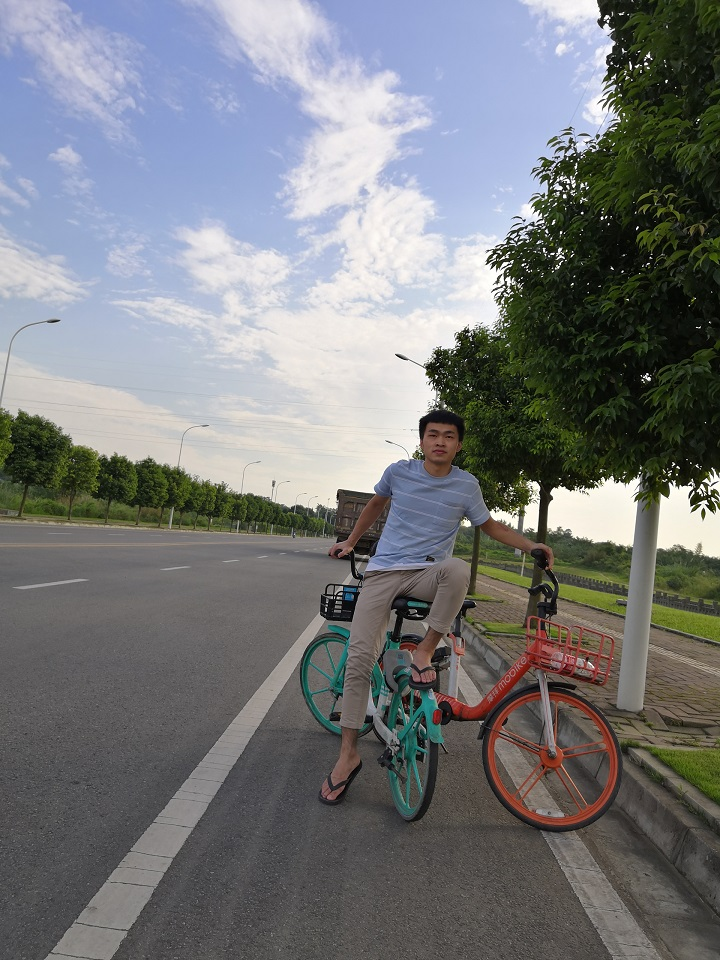
#> input picture tsm.jpg, 720 x 960 px
$ python -i SURF.py   (imports and definitions only)
#> lines starting #> are read from the running program, lines starting #| are printed output that depends on the picture; pictures that were not available may be replaced by others from this repository, and a replacement may not be noted
import cv2
import numpy as np
from matplotlib import pyplot as plt


class FeatureMatching:
    # 官方教程的目标图片是query image
    def __init__(self, query_image='data/query.jpg'):
        # 创建SURF探测器，并设置Hessian阈值，由于效果不好，我改成了SIFT方法
        # self.min_hessian = 400（surf方法使用）
        # self.surf = cv2.xfeatures2d.SURF_create(min_hessian)
        self.sift = cv2.xfeatures2d.SIFT_create()
        self.img_query = cv2.imread(query_image, 0)
        # 读取一个目标模板
        if self.img_query is None:
            print("Could not find train image " + query_image)
            raise SystemExit
        self.shape_query = self.img_query.shape[:2]  # 注意，rows，cols，对应的是y和x，后面的角点坐标的x,y要搞清楚
        #  detectAndCompute函数返回关键点和描述符
        self.key_query, self.desc_query = self.sift.detectAndCompute(self.img_query, None)
        # 设置FLANN对象
        FLANN_INDEX_KDTREE = 0
        index_params = dict(algorithm=FLANN_INDEX_KDTREE, trees=5)
        search_params = dict(checks=50)
        self.flann = cv2.FlannBasedMatcher(index_params, search_params)
        # 保存最后一次计算的单应矩阵
        self.last_hinv = np.zeros((3, 3))
        # 保存没有找到目标的帧的数量
        self.num_frames_no_success = 0
        # 最大连续没有找到目标的帧的次数
        self.max_frames_no_success = 5
        self.max_error_hinv = 50.
        # 防止第一次检测到时由于单应矩阵变化过大而退出
        self.first_frame = True

    def _extract_features(self, frame):
        # self.min_hessian = 400
        # sift = cv2.xfeatures2d.SURF_create(self.min_hessian)
        sift = cv2.xfeatures2d.SIFT_create()
        #  detectAndCompute函数返回关键点和描述符，mask为None
        key_train, desc_train = sift.detectAndCompute(frame, None)
        return key_train, desc_train

    def _match_features(self, desc_frame):
        # 函数返回一个训练集和询问集的一致性列表
        matches = self.flann.knnMatch(self.desc_query, desc_frame, k=2)
        # 丢弃坏的匹配
        good_matches = []
        # matches中每个元素是两个对象，分别是与测试的点距离最近的两个点的信息
        # 留下距离更近的那个匹配点
        for m, n in matches:
            if m.distance < 0.7 * n.distance:
                good_matches.append(m)
        return good_matches

    def _detect_corner_points(self, key_frame, good_matches):
        # 将所有好的匹配的对应点的坐标存储下来
        src_points = np.float32([self.key_query[m.queryIdx].pt for m in good_matches]).reshape(-1, 1, 2)
        dst_points = np.float32([key_frame[m.trainIdx].pt for m in good_matches]).reshape(-1, 1, 2)
        H, mask = cv2.findHomography(src_points, dst_points, cv2.RANSAC, 5.0)
        matchesMask = mask.ravel().tolist()
        # 有了H单应性矩阵，我们可以查看源点被映射到img_query中的位置
        # src_corners = np.float32([(0, 0), (self.shape_train[1], 0), (self.shape_train[1], self.shape_train[0]),
        #                           (0, self.shape_train[0])]).reshape(-1, 1, 2)
        h, w = self.img_query.shape[:2]
        src_corners = np.float32([[0, 0], [0, h - 1], [w - 1, h - 1], [w - 1, 0]]).reshape(-1, 1, 2)
        # perspectiveTransform返回点的列表
        dst_corners = cv2.perspectiveTransform(src_corners, H)
        return dst_corners, H, matchesMask

    def _center_keypoints(self, frame, key_frame, good_matches):
        dst_size = frame.shape[:2]
        # 将图片的对象大小缩小到query image的1/2（书里是train image，和官方命名相反而已）
        scale_row = 1. / self.shape_query[0] * dst_size[0] / 2.
        bias_row = dst_size[0] / 4.
        scale_col = 1. / self.shape_query[1] * dst_size[1] / 2.
        bias_col = dst_size[1] / 4.
        # 将每个点应用这样的变换
        src_points = [self.key_query[m.queryIdx].pt for m in good_matches]
        dst_points = [key_frame[m.trainIdx].pt for m in good_matches]
        dst_points = [[x * scale_row + bias_row, y * scale_col + bias_col] for x, y in dst_points]
        Hinv, _ = cv2.findHomography(np.array(src_points), np.array(dst_points), cv2.RANSAC, 5.0)
        img_center = cv2.warpPerspective(frame, Hinv, dst_size, flags=2)
        return img_center

    def _frontal_keypoints(self, frame, H):
        Hinv = np.linalg.inv(H)
        dst_size = frame.shape[:2]
        img_front = cv2.warpPerspective(frame, Hinv, dst_size, flags=2)
        return img_front

    def match(self, frame):
        img_train = cv2.cvtColor(frame, cv2.COLOR_BGR2GRAY)
        cv2.waitKey(0)
        shape_train = img_train.shape[:2]  # rows,cols

        # 获得好的matches
        key_train, desc_train = self._extract_features(img_train)
        good_matches = self._match_features(desc_train)

        # 为了让RANSAC方法可以尽快工作，至少需要4个好的匹配，否则视为匹配失败
        if len(good_matches) < 4:
            self.num_frames_no_success += 1
            return False, frame
        # 画出匹配的点
        img_match = cv2.drawMatchesKnn(self.img_query, self.key_query, img_train, key_train, [good_matches], None,
                                       flags=2)
        plt.imshow(img_match), plt.show()

        # 在query_image中找到对应的角点
        dst_corners, Hinv, matchesMask = self._detect_corner_points(key_train, good_matches)
        # 如果这些点位置距离图片内太远（至少20像素），那么意味着我们没有找到我们感兴趣
        # 的目标或者说是目标没有完整的出现在图片内，对于这两种情况，我们都视为False
        dst_ravel = dst_corners.ravel()
        if (dst_ravel > shape_train[0] + 20).any() and (dst_ravel > -20).any() \
                and (dst_ravel > shape_train[1] + 20).any():
            self.num_frames_no_success += 1
            return False, frame

        # 如果4个角点没有围出一个合理的四边形，意味着我们可能没有找到我们的目标。
        # 通过行列式计算四边形面积
        area = 0.
        for i in range(0, 4):
            D = np.array([[1., 1., 1.],
                          [dst_corners[i][0][0], dst_corners[(i + 1) % 4][0][0], dst_corners[(i + 2) % 4][0][0]],
                          [dst_corners[i][0][1], dst_corners[(i + 1) % 4][0][1], dst_corners[(i + 2) % 4][0][1]]])
            area += abs(np.linalg.det(D)) / 2.
        area /= 2.
        # [8 lines of commented-out code are left out]
        if area < np.prod(shape_train) / 16. or area > np.prod(shape_train) / 2.:
            self.num_frames_no_success += 1
            return False, frame

        # 如果我们此时发现的单应性矩阵和上一次发现的单应性矩阵变化太大，意味着我们可能找到了
        # 另一个对象，这种情况我们丢弃这个帧并返回False
        # 这里要用到self.max_frames_no_success的，作用就是距离上一次发现的单应性矩阵
        # 不能太久时间，如果时间过长的话，完全可以将上一次的hinv抛弃，使用当前计算得到
        # 的Hinv
        recent = self.num_frames_no_success < self.max_frames_no_success
        similar = np.linalg.norm(Hinv - self.last_hinv) < self.max_error_hinv
        if recent and not similar and not self.first_frame:
            self.num_frames_no_success += self.num_frames_no_success
            return False, frame
        # 第一次检测标志置否
        self.first_frame = False
        self.num_frames_no_success = 0
        self.last_hinv = Hinv

        draw_params = dict(matchColor=(0, 255, 0),  # draw matches in green color
                           singlePointColor=None,
                           matchesMask=matchesMask,  # draw only inliers
                           flags=2)
        img_dst = cv2.polylines(img_train, [np.int32(dst_corners)], True, (0, 255, 255), 5, cv2.LINE_AA)
        img_dst = cv2.drawMatches(self.img_query, self.key_query, img_dst, key_train, good_matches, None,
                                  **draw_params)
        plt.imshow(img_dst)
        plt.show()

        img_center = self._center_keypoints(frame, key_train, good_matches)
        plt.imshow(img_center)
        plt.show()

        # 转换成正面视角
        img_front = self._frontal_keypoints(frame, Hinv)
        plt.imshow(img_front)
        plt.show()
        return True, img_dst

>>> import cv2
>>> picture = cv2.imread('../tsm.jpg')
#> picture is the input picture: shape (960, 720, 3); mean B, G, R 123, 121, 118.9
>>> result = FeatureMatching().match(picture)
#> in __init__, `self.img_query = cv2.imread(query_image, 0)`:
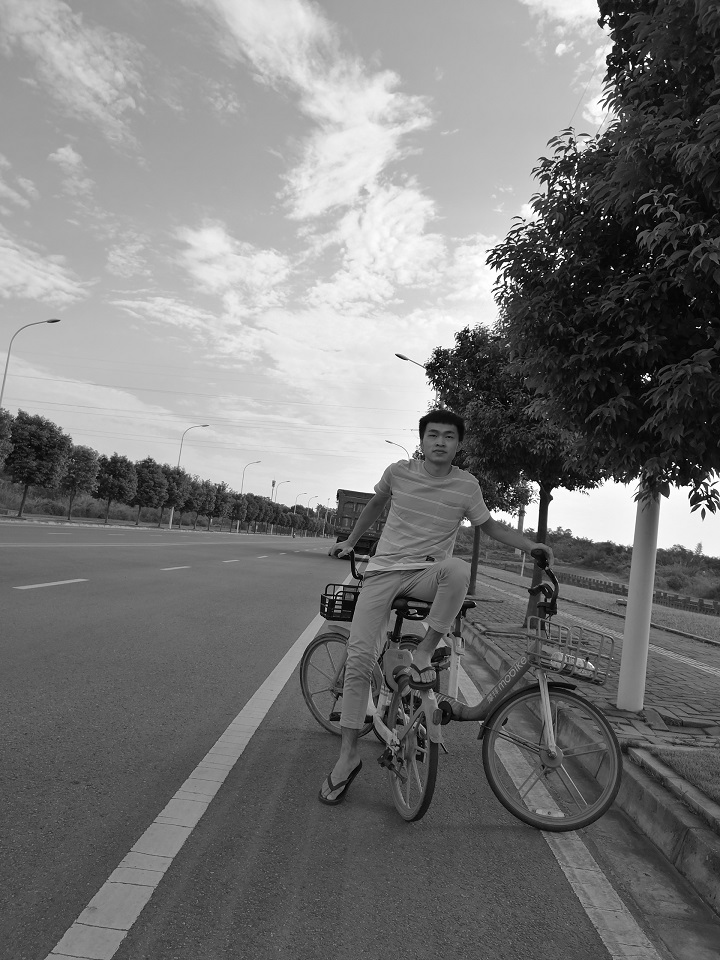
#> self.img_query: shape (960, 720); min 0, max 255, mean 120.6
#> in __init__, `self.key_query, self.desc_query = self.sift.detectAndCompute(self.img_..`: self.key_query = 2238 keypoints; strongest (x, y, size): (602, 218, 1.9), (666, 81, 1.9), (564, 196, 2.5), (646, 64, 2.1)
#> in _extract_features, `key_train, desc_train = sift.detectAndCompute(frame, None)`: key_train = 2235 keypoints; strongest (x, y, size): (602, 218, 1.9), (666, 81, 1.9), (564, 196, 2.5), (646, 64, 2.1)
#> in _match_features, `matches = self.flann.knnMatch(self.desc_query, desc_frame, k=2)`: matches = 2238 matches
#> after the loop in _match_features, `for m, n in matches:`: good_matches = 2198 matches
#> in match, `img_match = cv2.drawMatchesKnn(self.img_query, self.key_query, img_tra..`:
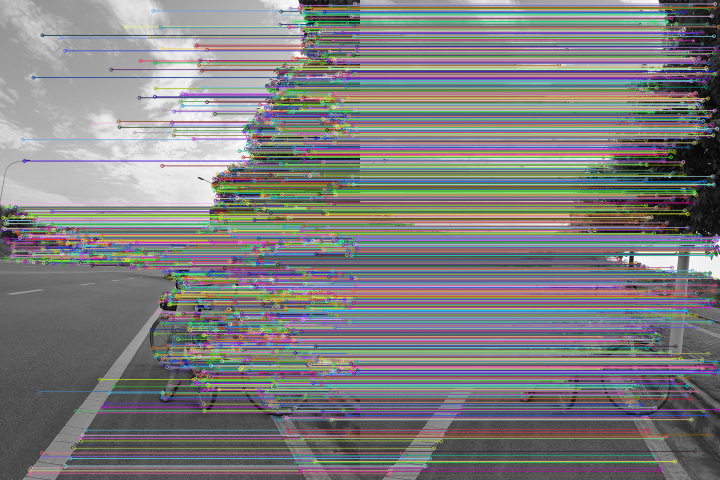
#> img_match: shape (960, 1440, 3) (shown at 1/2 size); mean of channels 0, 1, 2 127.1, 126.4, 127; drawn as B, G, R
#> in _detect_corner_points, `src_points = np.float32([self.key_query[m.queryIdx].pt for m in good_m..`: src_points = 2198 rows, first 8: [2.53, 406.2], [2.82, 481.4], [5.76, 460.2], [5.76, 460.2], [5.89, 456], [5.89, 456], [6.05, 435.4], [6.97, 415.8]
#> in _detect_corner_points, `dst_points = np.float32([key_frame[m.trainIdx].pt for m in good_matche..`: dst_points = 2198 rows, first 8: [2.53, 406.2], [2.82, 481.4], [5.8, 460.2], [5.8, 460.2], [5.89, 456], [5.89, 456], [6.05, 435.4], [6.97, 415.8]
#> in _detect_corner_points, `H, mask = cv2.findHomography(src_points, dst_points, cv2.RANSAC, 5.0)`: H = [[1, 2.04e-06, -0.00154], [6.58e-06, 1, -0.00251], [7.96e-09, 3.27e-09, 1]]; mask = 2198 values from 1 to 1
#> in _detect_corner_points, `dst_corners = cv2.perspectiveTransform(src_corners, H)`: dst_corners = [[-0.00154, -0.00251], [0.000419, 959], [719, 959], [719, 0.00222]]
#> in match, `dst_corners, Hinv, matchesMask = self._detect_corner_points(key_train,..`: Hinv has the same summary as H in _detect_corner_points; matchesMask = 2198 values from 1 to 1
#> in match, `dst_ravel = dst_corners.ravel()`: dst_ravel = [-0.00154, -0.00251, 0.000419, 959, 719, 959, 719, 0.00222]
#> the loop in match, `for i in range(0, 4):` made 4 passes
#> (D, area) on passes 1 to 3: ([[1, 1, 1], [-0.00154, 0.000419, 719], [-0.00251, 959, 959]], 344760.8), ([[1, 1, 1], [0.000419, 719, 719], [959, 959, 0.00222]], 689519.6), ([[1, 1, 1], [719, 719, -0.00154], [959, 0.00222, -0.00251]], 1034279.5)
#> area on pass 4: 1379041.3
#> after the loop in match, `for i in range(0, 4):`: area = 1379041.3
#> in match, `area /= 2.`: area = 689520.7

$ run again, on tsm_res.jpg
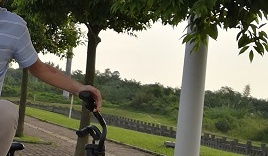
#> input picture tsm_res.jpg, 268 x 156 px
#> picture is the input picture: shape (156, 268, 3); mean B, G, R 94.7, 113.9, 113.3
#> in __init__, `self.img_query = cv2.imread(query_image, 0)`:
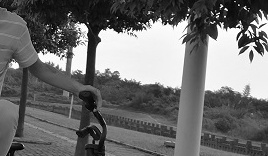
#> self.img_query: shape (156, 268); min 0, max 255, mean 111.5
#> self.key_query = 317 keypoints; strongest (x, y, size): (261, 41, 2.4), (250, 28, 2.6), (15, 65, 5.3), (251, 54, 3.3)
#> in _extract_features, `key_train, desc_train = sift.detectAndCompute(frame, None)`: key_train = 316 keypoints; strongest (x, y, size): (261, 41, 2.4), (250, 28, 2.6), (15, 65, 5.3), (251, 54, 3.3)
#> matches = 317 matches
#> after the loop in _match_features, `for m, n in matches:`: good_matches = 314 matches
#> in match, `img_match = cv2.drawMatchesKnn(self.img_query, self.key_query, img_tra..`:
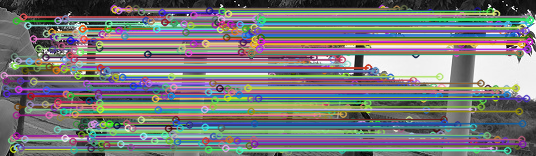
#> img_match: shape (156, 536, 3); mean of channels 0, 1, 2 122.4, 122, 121.2; drawn as B, G, R
#> src_points = 314 rows, first 8: [3.57, 75.15], [5.04, 87.79], [5.6, 80.62], [6.31, 93.39], [11.25, 140], [13.14, 137.5], [13.19, 148.8], [14.03, 56.21]
#> dst_points has the same summary as src_points
#> H = [[1, 1.51e-05, -0.00773], [0.000208, 1, 0.00138], [8.15e-07, -6.06e-07, 1]]; mask = 314 values from 1 to 1
#> in _detect_corner_points, `dst_corners = cv2.perspectiveTransform(src_corners, H)`: dst_corners = [[-0.00773, 0.00138], [-0.00539, 155], [267, 155], [267, 0.0568]]
#> in match, `dst_corners, Hinv, matchesMask = self._detect_corner_points(key_train,..`: Hinv has the same summary as H in _detect_corner_points; matchesMask = 314 values from 1 to 1
#> dst_ravel = [-0.00773, 0.00138, -0.00539, 155, 267, 155, 267, 0.0568]
#> the loop in match, `for i in range(0, 4):` made 4 passes
#> (D, area) on passes 1 to 3: ([[1, 1, 1], [-0.00773, -0.00539, 267], [0.00138, 155, 155]], 20690.1), ([[1, 1, 1], [-0.00539, 267, 267], [155, 155, 0.0568]], 41375.7), ([[1, 1, 1], [267, 267, -0.00773], [155, 0.0568, 0.00138]], 62059.3)
#> after the loop in match, `for i in range(0, 4):`: area = 82747.4
#> in match, `area /= 2.`: area = 41373.7

$ run again, on ttt.png
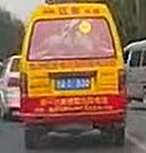
#> input picture ttt.png, 146 x 153 px
#> picture is the input picture: shape (153, 146, 3); mean B, G, R 80.2, 107.6, 145.5
#> self.key_query = 426 keypoints; strongest (x, y, size): (130, 56, 2.1), (128, 47, 2), (125, 62, 2), (125, 59, 3.3)
#> in match, `img_train = cv2.cvtColor(frame, cv2.COLOR_BGR2GRAY)`:
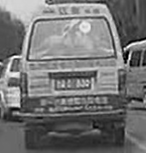
#> img_train: shape (153, 146); min 0, max 254, mean 115.8
#> in _extract_features, `key_train, desc_train = sift.detectAndCompute(frame, None)`: key_train = 458 keypoints; strongest (x, y, size): (130, 56, 2.1), (128, 47, 2), (125, 62, 2), (125, 55, 4.4)
#> matches = 426 matches
#> after the loop in _match_features, `for m, n in matches:`: good_matches = 377 matches
#> in match, `img_match = cv2.drawMatchesKnn(self.img_query, self.key_query, img_tra..`:
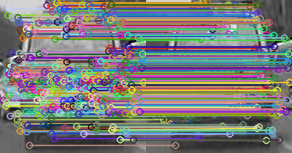
#> img_match: shape (153, 292, 3); mean of channels 0, 1, 2 120.9, 122.4, 122; drawn as B, G, R
#> src_points = 377 rows, first 8: [2.26, 95.77], [2.9, 99.87], [2.9, 99.87], [4.95, 78.87], [4.95, 78.87], [5.47, 97.95], [5.5, 105.5], [5.79, 83.03]
#> dst_points = 377 rows, first 8: [2.25, 95.77], [2.9, 99.87], [2.9, 99.87], [4.92, 78.95], [4.92, 78.95], [5.46, 97.94], [5.5, 105.5], [5.8, 83.03]
#> H = [[1, 0.000857, -0.0414], [0.000301, 1, -0.042], [-1.61e-06, 9.33e-06, 1]]; mask = 377 values from 1 to 1
#> in _detect_corner_points, `dst_corners = cv2.perspectiveTransform(src_corners, H)`: dst_corners = [[-0.0414, -0.042], [0.0888, 151.9], [145, 152], [145, 0.00164]]
#> in match, `dst_corners, Hinv, matchesMask = self._detect_corner_points(key_train,..`: Hinv has the same summary as H in _detect_corner_points; matchesMask = 377 values from 1 to 1
#> dst_ravel = [-0.0414, -0.042, 0.0888, 151.9, 145, 152, 145, 0.00164]
#> the loop in match, `for i in range(0, 4):` made 4 passes
#> (D, area) on passes 1 to 3: ([[1, 1, 1], [-0.0414, 0.0888, 145], [-0.042, 151.9, 152]], 11004.8), ([[1, 1, 1], [0.0888, 145, 145], [151.9, 152, 0.00164]], 22012.2), ([[1, 1, 1], [145, 145, -0.0414], [152, 0.00164, -0.042]], 33035.2)
#> after the loop in match, `for i in range(0, 4):`: area = 44055.6
#> in match, `area /= 2.`: area = 22027.8
